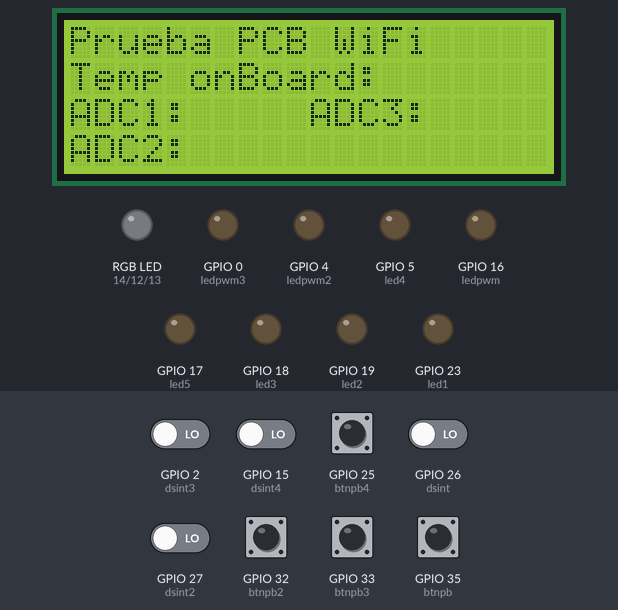
The sketch below on a simulated ESP32. Parts: 20×4 character LCD, an RGB LED mixed from three pins (HIGH = lit), output pins drawn as LEDs (lit = HIGH). The test bench sets the inputs (shaded band); at power-on: GPIO 2 (dsint3), GPIO 15 (dsint4), GPIO 25 (btnpb4), GPIO 26 (dsint), GPIO 27 (dsint2), GPIO 32 (btnpb2), GPIO 33 (btnpb3), GPIO 35 (btnpb) LOW. WiFi joins after 1.5 s; servers stay silent unless stated; what the sketch prints to the serial monitor is not drawn.

Above: at 0.2 s.
At 3.2 s:
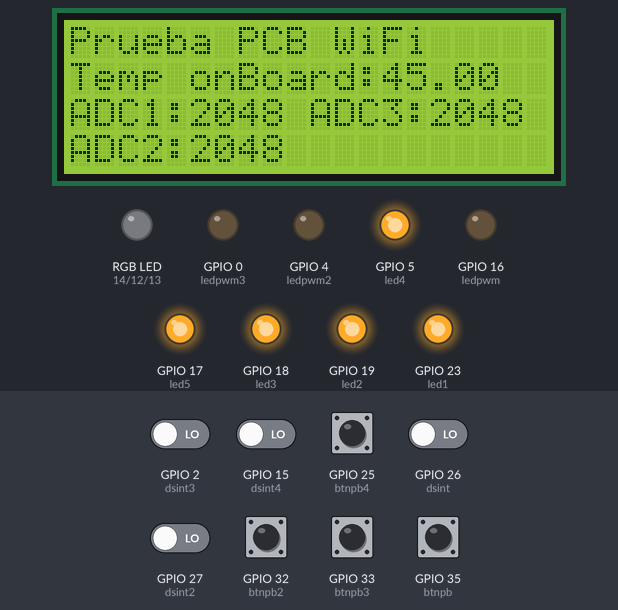
3.3 s: GPIO 2 (dsint3) driven HIGH
At 12.9 s:
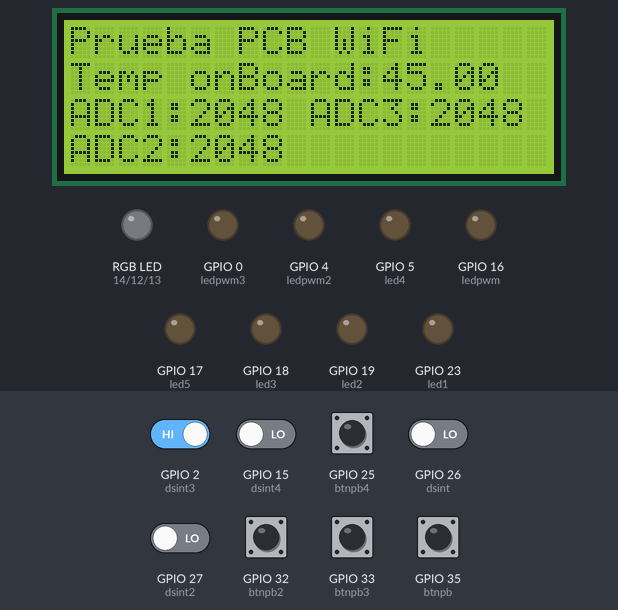
Timing chart, 0 to 15.1 s (numbered marks = the images above; inputs shaded):
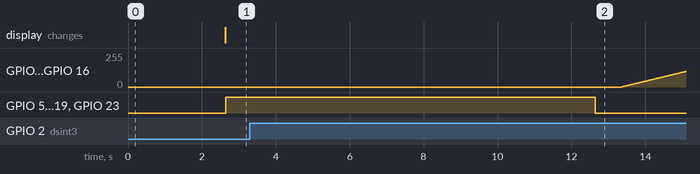

The sketch:

prueba_de_reacomodo_de_pines.ino
```cpp
#include <WiFi.h>
#include <HTTPClient.h>
#include <Wire.h>
#include <Arduino_JSON.h>
#include <LiquidCrystal_I2C.h>
int lcdColumns = 20;
int lcdRows = 4;
LiquidCrystal_I2C lcd(0x27, lcdColumns, lcdRows);
//Control RGB con página web
const char* ssid = "";
const char* pswd = "";
String url = "/php/leer_rgb_id.php?id=4";
const int freq = 8000;
const int pin_R = 14;
const int pin_G = 12;
const int pin_B = 13;
const int res = 8;
//Salidas Digitales
int led1 = 23;
int led2 = 19;
int led3 = 18;
int led4 = 5;
int led5 = 17;
/*int led6 = 16;  //
int led7 = 4;   //      Se comentan al usar PWM
int led8 = 0;   // */
//Configuración ADCs
const int potPin = 36;
const int potPin2 = 39;
const int potPin3 = 34;
int potValue = 0;
int potValue2 = 0;
int potValue3 = 0;
//Configuración PWM     //  se comenta al no usar los pwm
const int ledpwm = 16;
const int ledpwm2 = 4;
const int ledpwm3 = 0;
//prueba interrupciones
const int btnpb = 35;      //Push Button
const int btnpb2 = 32;
const int btnpb3 = 33;
const int btnpb4 = 25;
const int dsint = 26;     //Dip Switch
const int dsint2 = 27;
const int dsint3 = 2;
const int dsint4 = 15;
int i = 0;
void isr () {
  Serial.println("¡interrupción!");
}
void setup() {
  lcd.init();
  lcd.backlight();
  lcd.setCursor(0, 0);
  lcd.print("Prueba PCB WiFi");
  lcd.setCursor(0, 1);
  lcd.print("Temp onBoard: ");
  lcd.setCursor(0, 2);
  lcd.print("ADC1:");
  lcd.setCursor(0, 3);
  lcd.print("ADC2:");
  lcd.setCursor(10, 2);
  lcd.print("ADC3:");
  pinMode(led1, OUTPUT);
  pinMode(led2, OUTPUT);
  pinMode(led3, OUTPUT);
  pinMode(led4, OUTPUT);
  pinMode(led5, OUTPUT);
  /*pinMode(led6, OUTPUT);
  pinMode(led7, OUTPUT);
  pinMode(led8, OUTPUT);*/
  ledcAttach(pin_R, freq, res);
  ledcAttach(pin_G, freq, res);
  ledcAttach(pin_B, freq, res);
  pinMode(ledpwm, OUTPUT);
  pinMode(ledpwm2, OUTPUT);
  pinMode(ledpwm3, OUTPUT);
  // interrupción con push button
  pinMode(btnpb, INPUT_PULLDOWN);
  attachInterrupt(btnpb, isr, RISING);
  pinMode(btnpb2, INPUT_PULLDOWN);
  attachInterrupt(btnpb2, isr, RISING);
  pinMode(btnpb3, INPUT_PULLDOWN);
  attachInterrupt(btnpb3, isr, RISING);
  pinMode(btnpb4, INPUT_PULLDOWN);
  attachInterrupt(btnpb4, isr, RISING);
  // interrupción con dip switch
  pinMode(dsint, INPUT_PULLDOWN);
  attachInterrupt(dsint, isr, RISING);
  pinMode(dsint2, INPUT_PULLDOWN);
  attachInterrupt(dsint2, isr, RISING);
  pinMode(dsint3, INPUT_PULLDOWN);
  attachInterrupt(dsint3, isr, RISING);
  pinMode(dsint4, INPUT_PULLDOWN);
  attachInterrupt(dsint4, isr, RISING);
  Serial.begin(115200);
  WiFi.begin(ssid, pswd);
  Serial.println(ssid);
  while (WiFi.status() != WL_CONNECTED) {
    delay(500);
    Serial.print(".");
  }
  Serial.println("");
  Serial.print("Conectado a la IP:");
  Serial.print(WiFi.localIP());
}
void loop() {
  temperatura ();
  luces ();
  interrup ();
  ledspwm ();
  if (WiFi.status() == WL_CONNECTED) {
    HTTPClient http;
    String url_ = url;
    //url_.concat("?id=");
    /* url_.concat("1"); // Christian*/
    /* url_.concat("2"); // Estrella Gissel*/
    /* url_.concat("3"); // Pablo */
    //url_.concat("4"); // Saul Osvaldo
    /* url_.concat("5"); // Max Osvaldo*/
    /* url_.concat("6"); // Luis Fernando*/
    /* url_.concat("7"); // Bryan Alejandro*/
    /* url_.concat("8"); // Aileen*/
    /* url_.concat("9"); // Julián*/
    /* url_.concat("10"); // Pancracio*/
    /*  url_.concat("11"); // Hugo*/
    /*  url_.concat("12"); // Saul*/
    /*  url_.concat("13"); // Jared*/
    /*  url_.concat("14"); // Eduardo*/
    /*  url_.concat("15"); // Carlos*/
    /*  url_.concat("16"); // Gael*/
    /*  url_.concat("17"); // */
    Serial.println(url_);
    http.begin(url_);
    Serial.println(url_);
    int http_codigo = http.GET();
    if (http_codigo > 0) {
      String datos = http.getString();
      Serial.println(datos);
      JSONVar rgb = JSON.parse(datos);
      Serial.println(rgb);
      String rojo = rgb[0]["R"];
      String verde = rgb[0]["G"];
      String azul = rgb[0]["B"];
      int rojo_ = rojo.toInt();
      int verde_ = verde.toInt();
      int azul_ = azul.toInt();
      ledcWrite(pin_R, rojo_);
      ledcWrite(pin_G, verde_);
      ledcWrite(pin_B, azul_);
      Serial.print("R: ");
      Serial.print(rojo_);
      Serial.print(" G: ");
      Serial.print(verde_);
      Serial.print(" B: ");
      Serial.println(azul_);

    } else {
    }

  } else {
  }
  delay(200);

}

void temperatura () {
  float temp_celsius = temperatureRead();
  Serial.print("Temp onBoard ");
  Serial.print(temp_celsius);
  Serial.println("°C");
  delay(1000);
  lcd.setCursor(13, 1);
  lcd.print(temp_celsius);
  potValue = analogRead(potPin);
  potValue2 = analogRead(potPin2);
  potValue3 = analogRead(potPin3);
  lcd.setCursor(5, 2);
  lcd.print(potValue);
  lcd.setCursor(5, 3);
  lcd.print(potValue2);
  lcd.setCursor(15, 2);
  lcd.print(potValue3);
  delay(10);

}

void luces(){
  digitalWrite(led1, HIGH);
  digitalWrite(led2, HIGH);
  digitalWrite(led3, HIGH);
  digitalWrite(led4, HIGH);
  digitalWrite(led5, HIGH);
  /*digitalWrite(led6, HIGH);
  digitalWrite(led7, HIGH);
  digitalWrite(led8, HIGH);*/
  delay(10000);
  digitalWrite(led1, LOW);
  digitalWrite(led2, LOW);
  digitalWrite(led3, LOW);
  digitalWrite(led4, LOW);
  digitalWrite(led5, LOW);
  /*digitalWrite(led6, LOW);
  digitalWrite(led7, LOW);
  digitalWrite(led8, LOW);*/
  delay(500);
}

void ledspwm () {
  for(int dutyCycle = 0; dutyCycle <= 255; dutyCycle++){
    // changing the LED brightness with PWM
    analogWrite(ledpwm, dutyCycle);
    analogWrite(ledpwm2, dutyCycle);
    analogWrite(ledpwm3, dutyCycle);
    delay(15);
  }

  for(int dutyCycle = 255; dutyCycle >= 0; dutyCycle--){
    // changing the LED brightness with PWM
    analogWrite(ledpwm, dutyCycle);
    analogWrite(ledpwm2, dutyCycle);
    analogWrite(ledpwm3, dutyCycle);
    delay(15);
  }

}

void interrup () {
  Serial.print(i);
  i++;
  delay(200);
}
```
